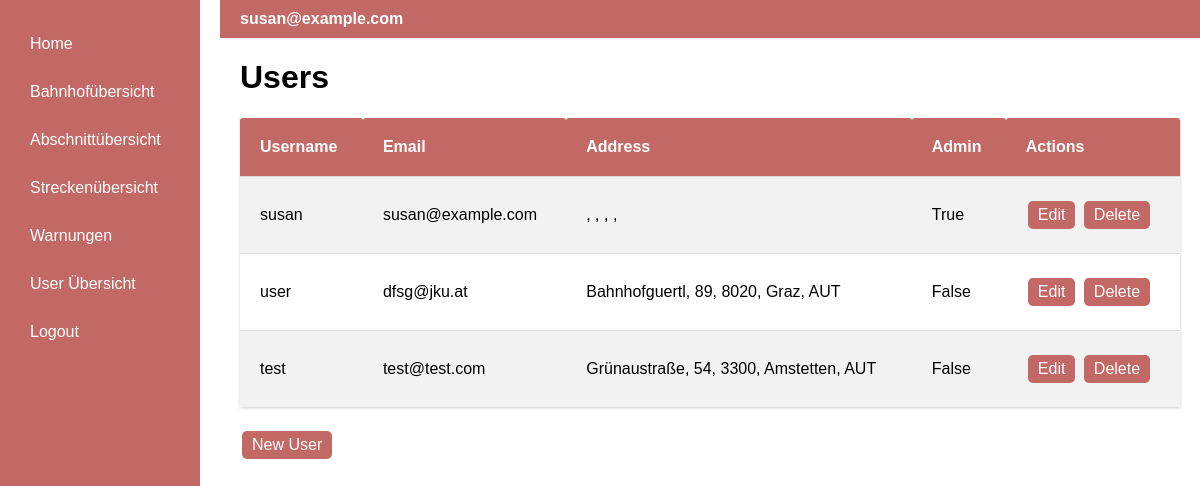
Page /user (signed in) on the committed database.
### app/models.py (models this page shows, shortened)
class User(UserMixin, db.Model):
    id: so.Mapped[int] = so.mapped_column(primary_key=True)
    username: so.Mapped[str] = so.mapped_column(sa.String(64), index=True,
                                                unique=True)
    email: so.Mapped[str] = so.mapped_column(sa.String(120), index=True,
                                             unique=True)
    password_hash: so.Mapped[Optional[str]] = so.mapped_column(sa.String(256))
    isAdmin = db.Column(db.Boolean, default=False)
    address_id = db.Column(db.Integer, db.ForeignKey('address.id', name='fk_user_address_id'))
    address = db.relationship('Address', backref='user', uselist=False)

class Address(db.Model):
    id = db.Column(db.Integer, primary_key=True, autoincrement=True)
    street = db.Column(db.String(140))
    no = db.Column(db.Integer)
    zipcode = db.Column(db.Integer)
    city = db.Column(db.String(140))
    country = db.Column(db.String(140))

### app/routes.py (the view)
@app.route('/user')
@login_required
def user():
    users = User.query.all()
    return render_template('user.html', title='User', users=users)

### app/models.py (called while the page is built)
@login.user_loader
def load_user(id):
    return db.session.get(User, int(id))

### app/templates/user.html
{% extends "base.html" %}
{% block content %}
    <h1>Users</h1>
    <table class="table-station">
        <tr>
            <th>Username</th>
            <th>Email</th>
            <th>Address</th>
            <th>Admin</th>
            <th>Actions</th>
        </tr>
        {% for user in users %}
            <tr>
                <td>{{ user.username }}</td>
                <td>{{ user.email }}</td>
                <td>{{ user.address.street }}, {{ user.address.no }}, {{ user.address.zipcode }}, {{ user.address.city }}, {{ user.address.country }}</td>
                <td>{{ user.isAdmin }}</td>
                <td>
                    <a class="edit-button" href="{{ url_for('userEdit', user_id=user.id) }}">Edit</a>
                    <a class="edit-button" href="{{ url_for('userDelete', user_id=user.id) }}">Delete</a>
                </td>
            </tr>
        {% endfor %}
    </table>
    <a class="edit-button" href="{{ url_for('userNew') }}">New User</a>
{% endblock %}

### app/templates/base.html (shortened to what this page needs)
<!DOCTYPE html>
<html lang="en">
<head>
</head>
<body>
<div class="container">
    <div class="sidebar">
        <a href="{{ url_for('index') }}">Home</a>
        {% if current_user.is_anonymous %}
            <a href="{{ url_for('login') }}">Login</a>
        {% else %}
            <a href="{{ url_for('trainstation') }}">Bahnhofübersicht</a>
            <a href="{{ url_for('segments') }}">Abschnittübersicht</a>
            <a href="{{ url_for('routes_overview') }}">Streckenübersicht</a>
            <a href="{{ url_for('warnings') }}">Warnungen</a>
            {% if current_user.is_authenticated and current_user.isAdmin %}
                <a href="{{ url_for('user') }}">User Übersicht</a>
            {% endif %}
            <a href="{{ url_for('logout') }}">Logout</a>
        {% endif %}
    </div>
    <div class="content">
        <div class="topbar">
            <span class="email">{{ current_user.email if not current_user.is_anonymous else 'Guest' }}</span>
        </div>
        {% block content %}{% endblock %}
    </div>
</div>
</body>
</html>

### app/templates/base.html (style rules this page uses)
body, html { margin: 0; padding: 0; font-family: Arial, sans-serif; width: 100%; height: 100%; overflow-x: hidden; overflow-y: auto; }
.container { display: flex; height: 100vh; width: 100%; }
.sidebar { background-color: rgb(195, 105, 101); color: white; width: 200px; padding: 20px; display: flex; flex-direction: column; box-sizing: border-box; }
.sidebar a { text-decoration: none; color: white; padding: 10px; margin: 5px 0; display: block; }
.content { flex-grow: 1; padding: 0 20px 20px 40px; overflow: auto }
.topbar { background-color: rgb(195, 105, 101); color: white; padding: 10px 20px; display: flex; align-items: center; justify-content: space-between; width: calc(100% + 40px); margin: 0 -20px 0 -20px; box-sizing: border-box; }
.email { font-weight: bold; padding-right: 20px; }
.table-station { overflow-y: hidden; width: 100%; border-collapse: separate; border-spacing: 0; margin: 20px 0; box-shadow: 0 1px 3px rgba(0, 0, 0, 0.2); }
.table-station th, .table-station td { padding: 20px; text-align: left; border-bottom: 1px solid #ddd; }
.table-station th { background-color: rgb(195, 105, 101); color: white; border-radius: 3px 3px 0 0; }
.table-station tr:last-child td { border-bottom: none; }
.table-station tr:nth-child(even) { background-color: #f2f2f2; }
.edit-button { background-color: rgb(195, 105, 101); color: white; padding: 5px 10px; text-align: center; text-decoration: none; display: inline-block; font-size: 16px; margin: 4px 2px; cursor: pointer; border-radius: 5px; }

### rows in the picture
User: email "susan@example.com", username "susan", isAdmin "True"
User: username "user", email "dfsg@jku.at", address.street "Bahnhofguertl", address.no "89", address.zipcode "8020", address.city "Graz", address.country "AUT", isAdmin "False"
User: username "test", email "test@test.com", address.street "Grünaustraße", address.no "54", address.zipcode "3300", address.city "Amstetten", address.country "AUT", isAdmin "False"
